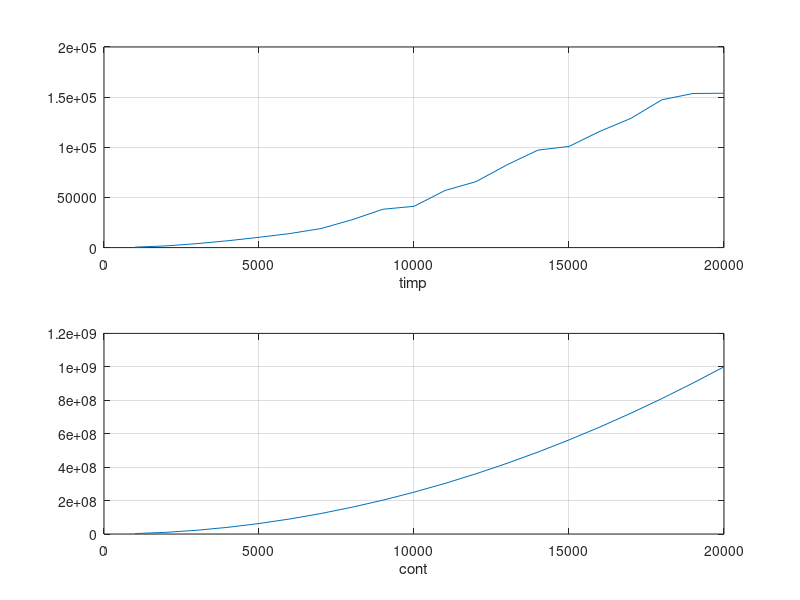

MATLAB code for this plot:
timp=(1:20)*1000;
%%
InsertionSort_cont=[7992 15992 23992 31992 39992 47992 55992 63992 71992 79992 87992 95992 103992 111992 119992 127992 135992 143992 151992 159992];
InsertionSort_timp=[1 2 3 4 5 7 7 9 9 14 12 13 14 16 16 17 19 20 20 21];
subplot(2,1,1);
plot(timp,InsertionSort_timp);
xlabel("timp")
grid on
subplot(2,1,2); 
plot(timp,InsertionSort_cont);
xlabel("cont");
grid on

%%
bubble_sort_cont=[4994226 19934293 45075317 80089633 124702122 179028018 244343897 319088453 405767849 499110434 605893290 715466297 844650178 981099901 1129087797 1280619537 1447370994 1618423625 1808208914 2008177165];
bubble_sort_timp=[1040 4182 8203 14074 21392 31663 40390 52197 67732 85502 112044 138565 177257 221067 258693 299820 352508 381975 470455 527081];
subplot(2,1,1);
plot(timp,bubble_sort_timp);
xlabel("timp")
grid on
subplot(2,1,2); 
plot(timp,bubble_sort_cont);
xlabel("cont");
grid on

%%
selSort_cont=[2513757 10028981 22545189 40061681 62577802 90095285 122610330 160128847 202645394 250163021 302680307 360197181 422715195 490233463 562749322 640266029 722785515 810302068 902820715 1000339170];
selSort_timp=[469 1685 3962 6837 10250 14031 18976 27752 38246 41137 56910 65742 82505 97221 100845 115964 128885 147415 153627 153887];
subplot(2,1,1);
plot(timp,selSort_timp);
xlabel("timp")
grid on
subplot(2,1,2); 
plot(timp,selSort_cont);
xlabel("cont");
grid on